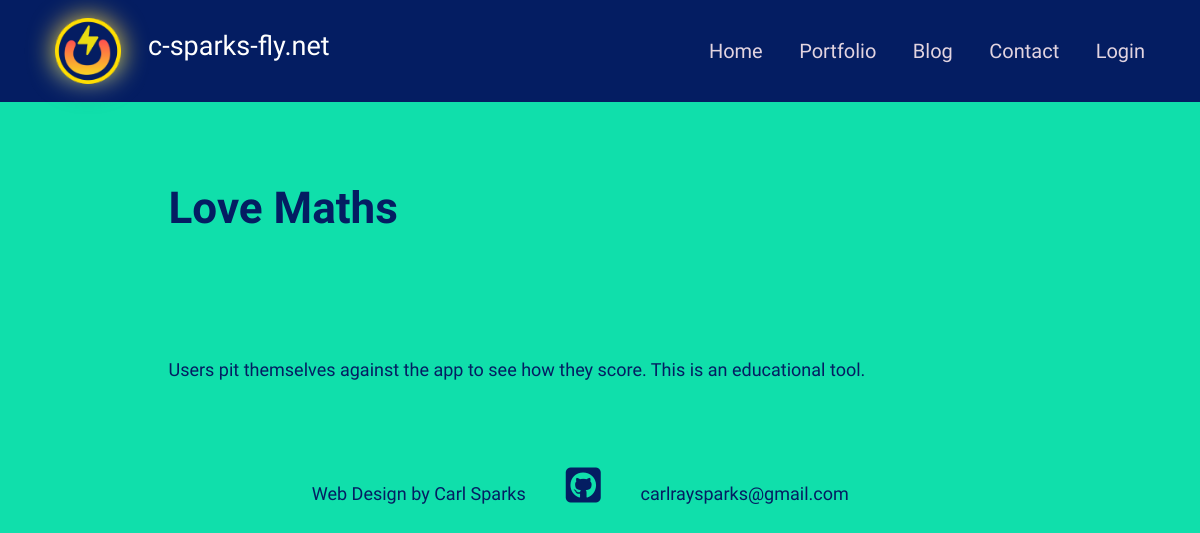
The page /portfolio/love-maths on the database its author committed.
### main/models.py (models this page shows, shortened)
class Portfolio(models.Model):
    class Meta:
         ordering = ["name"]
    created_on = models.DateTimeField(default=timezone.now)
    name = models.CharField(max_length=200, blank=True, null=True)
    description = models.CharField(max_length=500, blank=True, null=True)
    body = models.TextField(blank=True, null=True)
    image = models.ImageField(upload_to='dir_on_cloudinary', blank=True)
    url = models.URLField(blank=True, null=True)
    slug = models.SlugField(null=True, blank=True)
    is_active = models.BooleanField(default=True)

### main/views.py (the view)
# urls.py: path('portfolio/<slug:slug>', views.PortfolioDetailView.as_view(), name="portfolio"),
class PortfolioDetailView(DetailView):
    model = Portfolio
    template_name = "main/portfolio-detail.html"

### portfolio/context_processors.py (called while the page is built)
def project_context(request):
    context = {
        'me': User.objects.first(),
    }
    return context

### main/templates/main/portfolio-detail.html (shortened to what this page needs)
{% extends 'main/base.html' %}
{% load static %}
{% block content %}
<section>
  <div class="innerPageBannerCol">
    <div class="container">
      <div class="row g-4 g-md-3  align-items-center">
        <div class="col-md-6">
          <div class="bannerContent">
            <h1 class="xlTitle pb-md-3">{{object.name}}</h1>
          </div>
        </div>
      </div>
    </div>
  </div>
</section>
<section>
  <div class="sectionSpaceSm">
    <div class="container">
      {{object.body|safe}}
    </div>
  </div>
</section>
{%endblock%}

### static/css/style.css (style rules this page uses)
:root { --primaryColor: #9C07B6; --primaryDarkColor: #3D0048; --primaryHoverColor: #900AA8; --secondaryColor: #10dfab; --baseColor: #041d62; --baseFont: 'Heebo', sans-serif; --titleFont: 'Courier Prime', monospace; --regular: 400; --medium: 500; --bold: 700; --black: 900; --lightBg: #e2d4e0; --weather-1: #89eade; --weather-2: #4ae1d0; --weather-3: #0da392; --weather-4: #0a7467; --weather-5: #0fc280; --solar-1: #f1f69a; --solar-2: #f8e624; --solar-3: #fac85c; font-size:18px; }
html { scroll-behavior: smooth; }
body { font-family: var(--baseFont); color: var(--baseColor); line-height: normal; background-color: var(--secondaryColor); }
.xlTitle { font-size: 44px; line-height: 1.3; font-weight: var(--bold); font-family: var(--titleFont) }
.sectionSpaceSm { padding: 35px 0; }
.innerPageBannerCol { padding: 180px 0 60px; }
@media (min-width:992px) { .container, .container-lg, .container-md, .container-sm, .container-xl, .container-xxl { max-width: 890px; } }

### rows shown on the page
Portfolio: name "Love Maths", body "Users pit themselves against the app to see how they score. This is an educational tool."
